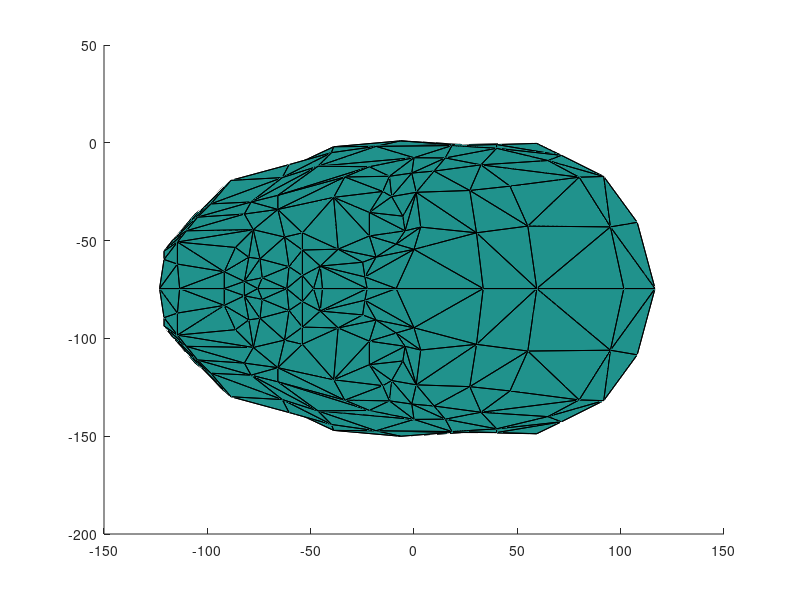

Write MATLAB code to recreate this figure.
function head()
% skull
skull_point=[0  1.708 -0.0435;
       0 1.655 0.04322;
       0 1.486 0.02335;
       0 1.694 0.007789;
       0 1.631 0.051;
       0 1.524 -0.102;
       0.04 1.51 -0.07278;
       0.04029 1.514 -0.08254;
       0.03528 1.502 -0.05013;
       0.03479 1.517 -0.09269;
       0.0116 1.494 0.03382;
       0.01946 1.52 0.03421;
       0.02204 1.494 0.0272;
       0.02734 1.498 0.02215;
       0.02788 1.528 0.03084;
       0.0338 1.503 0.0124;
       0.04008 1.509 0.002821;
       0.05122 1.518 -0.02784;
       0.05867 1.544 -0.03316;
       0.06433 1.563 -0.03678;
       0.06732 1.583 -0.03683;
       0.06769 1.617 -0.03436;
       0.06641 1.637 -0.03046;
       0.06818 1.637 -0.04285;
       0.06308 1.666 -0.04036;
       0.05305 1.685 -0.03987;
       0.03136 1.7 -0.0413;
       0.02919 1.688 0.0091;
       0.05272 1.674 -0.001657;
       0.06061 1.66 -0.0101;
       0.05254 1.541 -0.01363;
       0.04099 1.527 0.008832;
       0.03528 1.524 0.02097;
       0.05792 1.557 -0.004307;
       0.04413 1.539 0.0149;
       0.03746 1.539 0.02656;
       0.003407 1.524 0.04155;
       0.01481 1.526 0.03912;
       0.005112 1.532 0.04358;
       0.02438 1.542 0.03578;
       0.02636 1.55 0.03808;
       0.006135 1.55 0.0545;
       0 1.559 0.05502;
       0.02958 1.651 0.03965;
       0.04847 1.643 0.02895;
       0.05856 1.63 0.01803;
       0.06182 1.614 0.008199;
       0.06194 1.6 0.002668;
       0.01489 1.583 0.04109;
       0.05282 1.569 0.02821;
       0.05767 1.58 0.0184;
       0.04643 1.625 0.03705;
       0.0264 1.628 0.04807;
       0.0556 1.609 0.02579;
       0.05467 1.599 0.02153;
       0.05316 1.589 0.0207;
       0.03603 1.58 0.03536;
       0.04597 1.586 0.02904;
       0.02106 1.592 0.03748;
       0.03428 1.595 0.03294;
       0.06808 1.617 -0.06112;
       0.06714 1.564 -0.07003;
       0.06993 1.594 -0.08238;
       0.05324 1.536 -0.05922;
       0.04904 1.521 -0.05132;
       0.04758 1.514 -0.03107;
       0.03539 1.503 -0.00093;
       0.02999 1.498 0.006194;
       0.02308 1.492 0.01628;
       0.01772 1.488 0.02135;
       0.01378 1.488 0.02484;
       0.04349 1.512 -0.03987;
       0.02308 1.499 -0.02088;
       0 1.487 -0.018;
       0.04795 1.531 -0.08973;
       0.05739 1.555 -0.0982;
       0.06815 1.622 -0.107;
       0.06872 1.655 -0.08466;
       0.05233 1.678 -0.09642;
       0.05334 1.631 -0.1239;
       0.05011 1.581 -0.1193;
       0.04359 1.551 -0.1067;
       0.03839 1.528 -0.09652;
       0.03399 1.636 -0.1304;
       0.03224 1.685 -0.1024;
       0 1.557 -0.1126;
       0.01864 1.566 0.04105;
       0.0249 1.58 0.0387;
       0.02735 1.596 0.03552;
       0.04317 1.564 0.03643;
       0.01246 1.577 0.04276;
       0.04354 1.59 0.02822;
       0.04557 1.601 0.03652;
       0.0291 1.603 0.04274;
       0.01856 1.6 0.04349;
       0 1.579 0.04893;
       0.01064 1.558 0.04476;
       0.005501 1.578 0.04574;
       0.01405 1.531 0.04152;
       0.01037 1.544 0.04266;
       0 1.515 0.03836;
       0.00797 1.515 0.03774;
       0.01824 1.55 0.04063;
       -0.0249 1.58 0.0387;
       -0.04354 1.59 0.02822;
       -0.0291 1.603 0.04274;
       -0.04317 1.564 0.03643;
       -0.04597 1.586 0.02904;
       -0.05316 1.589 0.0207;
       -0.01824 1.55 0.04063;
       -0.01246 1.577 0.04276;
       -0.006135 1.55 0.0545;
       -0.01037 1.544 0.04266;
       -0.02636 1.55 0.03808;
       -0.03428 1.595 0.03294;
       -0.02735 1.596 0.03552;
       -0.03603 1.58 0.03536;
       -0.05282 1.569 0.02821;
       -0.05767 1.58 0.0184;
       -0.01864 1.566 0.04105;
       -0.01489 1.583 0.04109;
       -0.0556 1.609 0.02579;
       -0.04557 1.601 0.03652;
       -0.02106 1.592 0.03748;
       -0.01856 1.6 0.04349;
       -0.005501 1.578 0.04574;
       -0.01064 1.558 0.04476;
       0 1.592 0.04694;
       -0.06182 1.614 0.008199;
       -0.05467 1.599 0.02153;
       -0.06194 1.6 0.002668;
       -0.05792 1.557 -0.004307;
       -0.04413 1.539 0.0149;
       -0.03746 1.539 0.02656;
       -0.04099 1.527 0.008832;
       -0.03528 1.524 0.02097;
       -0.02788 1.528 0.03084;
       0 1.53 0.04236;
       -0.005112 1.532 0.04358;
       -0.01481 1.526 0.03912;
       -0.01946 1.52 0.03421;
       0 1.495 0.0348;
       -0.0116 1.494 0.03382;
       -0.02734 1.498 0.02215;
       -0.0338 1.503 0.0124;
       -0.01772 1.488 0.02135;
       -0.02308 1.492 0.01628;
       -0.02999 1.498 0.006194;
       -0.01405 1.531 0.04152;
       -0.003407 1.524 0.04155;
       -0.02204 1.494 0.0272;
       -0.00797 1.515 0.03774;
       -0.02438 1.542 0.03578;
       0 1.543 0.04432;
       0 1.555 0.05692;
       0.02295 1.492 -0.02694;
       0.007322 1.489 -0.01677;
       -0.05254 1.541 -0.01363;
       -0.04008 1.509 0.002821;
       -0.05122 1.518 -0.02784;
       -0.03539 1.503 -0.00093;
       -0.01378 1.488 0.02484;
       -0.02308 1.499 -0.02088;
       -0.04349 1.512 -0.03987;
       -0.05867 1.544 -0.03316;
       -0.06433 1.563 -0.03678;
       -0.06732 1.583 -0.03683;
       -0.06769 1.617 -0.03436;
       -0.05856 1.63 0.01803;
       -0.04847 1.643 0.02895;
       -0.04643 1.625 0.03705;
       -0.02958 1.651 0.03965;
       -0.0264 1.628 0.04807;
       -0.02919 1.688 0.0091;
       -0.05272 1.674 -0.001657;
       -0.06641 1.637 -0.03046;
       -0.06061 1.66 -0.0101;
       -0.03136 1.7 -0.0413;
       -0.05305 1.685 -0.03987;
       -0.06308 1.666 -0.04036;
       -0.06818 1.637 -0.04285;
       -0.06808 1.617 -0.06112;
       -0.06993 1.594 -0.08238;
       -0.06714 1.564 -0.07003;
       -0.05324 1.536 -0.05922;
       -0.04904 1.521 -0.05132;
       -0.04795 1.531 -0.08973;
       -0.05739 1.555 -0.0982;
       -0.06815 1.622 -0.107;
       -0.06872 1.655 -0.08466;
       -0.05233 1.678 -0.09642;
       -0.03224 1.685 -0.1024;
       0 1.69 -0.1047;
       0 1.64 -0.1342;
       -0.05334 1.631 -0.1239;
       -0.05011 1.581 -0.1193;
       -0.04359 1.551 -0.1067;
       -0.03839 1.528 -0.09652;
       -0.03528 1.502 -0.05013;
       -0.04 1.51 -0.07278;
       -0.04029 1.514 -0.08254;
       -0.03479 1.517 -0.09269;
       -0.02295 1.492 -0.02694;
       -0.007322 1.489 -0.01677;
       0 1.588 -0.1329;
       -0.03399 1.636 -0.1304;
       -0.04758 1.514 -0.03107;
       -0.03428 1.595 0.03294;
       -0.02106 1.592 0.03748;
       -0.02735 1.596 0.03552;
       -0.0249 1.58 0.0387;
       -0.01489 1.583 0.04109;
       -0.04597 1.586 0.02904;
       -0.04354 1.59 0.02822;
       -0.03603 1.58 0.03536;
       -0.05856 1.63 0.01803;
       -0.06182 1.614 0.008199;
       -0.02788 1.528 0.03084;
       -0.005112 1.532 0.04358;
       -0.01405 1.531 0.04152;
       -0.00797 1.515 0.03774;
       -0.01946 1.52 0.03421;
       -0.05867 1.544 -0.03316;
       -0.06433 1.563 -0.03678;
       -0.06732 1.583 -0.03683;
       -0.06769 1.617 -0.03436;
       -0.04847 1.643 0.02895;
       -0.02958 1.651 0.03965;
       -0.05324 1.536 -0.05922;
       -0.04795 1.531 -0.08973;
       -0.03839 1.528 -0.09652;
       0.02106 1.592 0.03748;
       0.01489 1.583 0.04109;
       0.0249 1.58 0.0387;
       0.03603 1.58 0.03536;
       0.04354 1.59 0.02822;
       0.03428 1.595 0.03294;
       0.02735 1.596 0.03552;
       0.02788 1.528 0.03084;
       0.01405 1.531 0.04152;
       0 1.53 0.04236;
       0 1.515 0.03836;
       0.00797 1.515 0.03774;
       0.01946 1.52 0.03421;
       0.005112 1.532 0.04358;
       0 1.655 0.04322;
       0.02958 1.651 0.03965;
       0.04847 1.643 0.02895;
       0.05856 1.63 0.01803;
       0.06182 1.614 0.008199;
       0.06769 1.617 -0.03436;
       0.06732 1.583 -0.03683;
       0.06433 1.563 -0.03678;
       0.05867 1.544 -0.03316;
       0.05324 1.536 -0.05922;
       0.04795 1.531 -0.08973;
       0.03839 1.528 -0.09652;
       0 1.524 -0.102 ];
   
s = skull_point;
skull_point(:,1) = s(:,2);
skull_point(:,2) = s(:,1);
skull_point(:,3) = s(:,3);
skull_point = 1080*skull_point;
skull_point(:,1) = skull_point(:,1) - (1600*1080/1000);
skull_point(:,2) = skull_point(:,2) - (69*1080/1000);%70 avant
skull_point(:,3) = skull_point(:,3) - (22*1080/1000);%8 avant

points=[skull_point];

s0=1;
[s16,tmp]=size(skull_point);s16=s16+s0;

%%%%%%%%%%%%%%%%%%%%%% Start polygons section %%%%%%%%%%%%%%%


skull_polygons= [ 48, 87, 58 ; 
	     91, 92, 59 ; 
	     59, 92, 88 ; 
	     88, 93, 231 ;
	     232, 86, 233 ; 
	     86, 89, 233 ; 
	     89, 57, 56 ; 
	     49, 55, 57 ;
	     102, 86, 96 ; 
	     86, 90, 96 ; 
	     97, 95, 96 ; 
	     97, 127, 95 ;
	     41, 96, 154 ; 
	     41, 102, 96 ;
	     99, 102, 41 ; 
	     153, 99, 41 ;
	     102, 40, 86 ; 
	     234, 235, 236 ; 
	     87, 237, 58 ; 
	     56, 57, 91 ;
	     87, 234, 237 ; 
	     234, 236, 237 ; 
	     89, 49, 57 ; 
	     49, 50, 55 ;
	     40, 89, 86 ; 
	     89, 56, 233 ; 
	     232, 90, 86 ; 
	     90, 97, 96 ;
	     92, 93, 88 ; 
	     93, 94, 231 ; 
	     232, 231, 94 ; 
	     97, 90, 232 ;
	     96, 42, 154 ; 
	     95, 42, 96 ; 
	     53, 46, 45 ; 
	     53, 45, 51 ;
	     53, 51, 92 ; 
	     92, 51, 52 ; 
	     92, 52, 93 ; 
	     94, 93, 52 ;
	     94, 52, 4 ; 
	     97, 232, 94 ; 
	     54, 47, 46 ; 
	     54, 46, 53 ;
	     55, 47, 54 ; 
	     50, 47, 55 ; 
	     34, 33, 50 ; 
	     34, 50, 49 ;
	     35, 34, 49 ; 
	     35, 49, 89 ; 
	     35, 89, 40 ; 
	     99, 39, 102 ;
	     39, 35, 40 ; 
	     31, 34, 35 ; 
	     31, 35, 32 ; 
	     14, 32, 35 ;
	     14, 35, 39 ; 
	     14, 39, 98 ; 
	     137, 38, 153 ; 
	     38, 99, 153 ;
	     38, 98, 99 ; 
	     37, 238, 239 ; 
	     11, 238, 37 ; 
	     101, 37, 36 ;
	     241, 141, 242 ; 
	     10, 12, 242 ; 
	     12, 13, 14 ; 
	     12, 14, 243 ;
	     13, 15, 32 ; 
	     13, 32, 14 ; 
	     15, 16, 31 ; 
	     15, 31, 32 ;
	     2, 70, 10 ; 
	     2, 10, 141 ; 
	     70, 69, 12 ; 
	     70, 12, 10 ;
	     69, 68, 13 ; 
	     69, 13, 12 ; 
	     68, 67, 15 ; 
	     68, 15, 13 ;
	     67, 66, 16 ; 
	     67, 16, 15 ; 
	     98, 39, 99 ; 
	     101, 11, 37 ;
	     100, 101, 36 ; 
	     36, 244, 240 ; 
	     141, 10, 242 ; 
	     12, 243, 242 ;
	     36, 37, 239 ; 
	     36, 239, 244 ; 
	     57, 55, 91 ; 
	     55, 54, 91 ;
	     39, 40, 102 ; 
	     123, 103, 120 ; 
	     114, 122, 104 ; 
	     115, 122, 114 ;
	     208, 105, 115 ; 
	     210, 119, 211 ; 
	     210, 106, 119 ; 
	     116, 107, 106 ;
	     107, 108, 117 ; 
	     126, 119, 109 ; 
	     126, 110, 119 ; 
	     126, 95, 125 ;
	     95, 127, 125 ; 
	     154, 126, 111 ; 
	     126, 109, 111 ; 
	     111, 109, 112 ;
	     111, 112, 153 ; 
	     119, 113, 109 ; 
	     207, 213, 214 ; 
	     123, 209, 103 ;
	     213, 212, 214 ; 
	     209, 214, 103 ; 
	     209, 207, 214 ; 
	     107, 117, 106 ;
	     108, 118, 117 ; 
	     119, 106, 113 ; 
	     210, 116, 106 ; 
	     119, 110, 211 ;
	     126, 125, 110 ; 
	     115, 105, 122 ; 
	     208, 124, 105 ; 
	     124, 208, 211 ;
	     211, 110, 125 ; 
	     154, 42, 126 ; 
	     126, 42, 95 ; 
	     168, 128, 121 ;
	     170, 168, 121 ; 
	     122, 170, 121 ; 
	     172, 170, 122 ; 
	     105, 172, 122 ;
	     172, 105, 124 ; 
	     4, 172, 124 ; 
	     124, 211, 125 ; 
	     128, 130, 129 ;
	     121, 128, 129 ; 
	     129, 130, 108 ; 
	     108, 130, 118 ; 
	     118, 131, 132 ;
	     117, 118, 132 ; 
	     117, 132, 133 ; 
	     106, 117, 133 ; 
	     113, 106, 133 ;
	     109, 152, 112 ; 
	     113, 133, 152 ; 
	     133, 132, 134 ; 
	     135, 133, 134 ;
	     133, 135, 136 ; 
	     152, 133, 136 ; 
	     148, 152, 136 ; 
	     153, 138, 137 ;
	     153, 112, 138 ; 
	     112, 148, 138 ; 
	     219, 217, 139 ; 
	     36, 240, 149 ;
	     139, 217, 140 ; 
	     149, 139, 151 ; 
	     36, 149, 100 ; 
	     220, 141, 241 ;
	     220, 150, 142 ; 
	     136, 143, 150 ; 
	     221, 136, 150 ; 
	     135, 144, 143 ;
	     136, 135, 143 ; 
	     134, 158, 144 ; 
	     135, 134, 144 ; 
	     142, 161, 2 ;
	     141, 142, 2 ; 
	     150, 145, 161 ; 
	     142, 150, 161 ; 
	     143, 146, 145 ;
	     150, 143, 145 ; 
	     144, 147, 146 ; 
	     143, 144, 146 ; 
	     158, 160, 147 ;
	     144, 158, 147 ; 
	     112, 152, 148 ; 
	     139, 140, 151 ; 
	     149, 151, 100 ;
	     240, 218, 149 ; 
	     220, 142, 141 ; 
	     220, 221, 150 ; 
	     219, 139, 149 ;
	     218, 219, 149 ; 
	     104, 108, 107 ; 
	     104, 129, 108 ; 
	     109, 113, 152 ;
	     153, 41, 111 ;
	     129, 104, 122 ; 
	     129, 122, 121 ; 
	     91, 54, 92 ;
	     54, 53, 92 ; 
	     97, 94, 127 ; 
	     127, 94, 4 ; 
	     125, 127, 124 ;
	     127, 4, 124 ; 
	     154, 111, 41 ; 
	     31, 30, 33 ; 
	     31, 33, 34 ;
	     16, 17, 30 ; 
	     16, 30, 31 ; 
	     66, 65, 17 ; 
	     66, 17, 16 ;
	     2, 73, 156 ; 
	     2, 156, 70 ; 
	     156, 72, 66 ; 
	     156, 66, 67 ;
	     156, 67, 68 ; 
	     156, 68, 69 ; 
	     156, 69, 70 ; 
	     72, 71, 65 ;
	     72, 65, 66 ; 
	     17, 18, 30 ; 
	     45, 44, 51 ; 
	     51, 44, 43 ;
	     51, 43, 52 ; 
	     52, 43, 1 ; 
	     52, 1, 4 ; 
	     245, 246, 27 ;
	     245, 27, 3 ; 
	     246, 247, 28 ; 
	     246, 28, 27 ; 
	     248, 22, 29 ;
	     248, 29, 28 ; 
	     248, 28, 247 ; 
	     27, 26, 0 ; 
	     27, 0, 3 ;
	     27, 28, 25 ; 
	     27, 25, 26 ; 
	     29, 24, 25 ; 
	     29, 25, 28 ;
	     22, 23, 24 ; 
	     22, 24, 29 ; 
	     249, 250, 22 ; 
	     249, 22, 248 ;
	     250, 60, 23 ; 
	     250, 23, 22 ; 
	     17, 254, 18 ; 
	     65, 254, 17 ;
	     71, 64, 65 ; 
	     63, 74, 75 ; 
	     63, 75, 61 ; 
	     64, 255, 254 ;
	     75, 62, 61 ; 
	     62, 76, 60 ; 
	     76, 77, 23 ; 
	     76, 23, 60 ;
	     77, 24, 23 ; 
	     77, 78, 25 ; 
	     77, 25, 24 ; 
	     78, 84, 26 ;
	     78, 26, 25 ; 
	     84, 192, 0 ; 
	     84, 0, 26 ; 
	     84, 83, 193 ;
	     84, 193, 192 ; 
	     79, 83, 84 ; 
	     79, 84, 78 ; 
	     76, 79, 78 ;
	     76, 78, 77 ; 
	     80, 83, 79 ; 
	     80, 204, 83 ; 
	     75, 81, 80 ;
	     81, 85, 204 ; 
	     81, 204, 80 ; 
	     74, 81, 75 ; 
	     74, 82, 81 ;
	     82, 5, 85 ; 
	     82, 85, 81 ; 
	     155, 8, 71 ; 
	     155, 71, 72 ;
	     8, 6, 64 ; 
	     8, 64, 71 ; 
	     6, 7, 255 ; 
	     6, 255, 64 ;
	     7, 9, 256 ; 
	     7, 256, 255 ; 
	     9, 257, 256 ; 
	     73, 155, 156 ;
	     155, 72, 156 ; 
	     204, 193, 83 ; 
	     64, 254, 65 ; 
	     131, 157, 134 ;
	     132, 131, 134 ; 
	     157, 159, 158 ; 
	     134, 157, 158 ; 
	     159, 206, 160 ;
	     158, 159, 160 ; 
	     203, 73, 2 ; 
	     161, 203, 2 ; 
	     160, 162, 203 ;
	     147, 160, 203 ; 
	     146, 147, 203 ; 
	     145, 146, 203 ; 
	     161, 145, 203 ;
	     206, 163, 162 ; 
	     160, 206, 162 ; 
	     157, 164, 159 ; 
	     170, 169, 168 ;
	     171, 169, 170 ; 
	     172, 171, 170 ; 
	     1, 171, 172 ; 
	     4, 1, 172 ;
	     173, 227, 245 ; 
	     3, 173, 245 ; 
	     174, 226, 227 ; 
	     173, 174, 227 ;
	     176, 175, 215 ; 
	     174, 176, 215 ; 
	     226, 174, 215 ; 
	     0, 177, 173 ;
	     3, 0, 173 ; 
	     178, 174, 173 ; 
	     177, 178, 173 ; 
	     178, 179, 176 ;
	     174, 178, 176 ; 
	     179, 180, 175 ; 
	     176, 179, 175 ; 
	     175, 225, 216 ;
	     215, 175, 216 ; 
	     180, 181, 225 ; 
	     175, 180, 225 ; 
	     164, 228, 159 ;
	     159, 228, 206 ; 
	     206, 185, 163 ; 
	     187, 186, 184 ; 
	     183, 187, 184 ;
	     228, 229, 185 ; 
	     183, 182, 187 ; 
	     181, 188, 182 ; 
	     180, 189, 188 ;
	     181, 180, 188 ; 
	     180, 179, 189 ; 
	     178, 190, 189 ; 
	     179, 178, 189 ;
	     177, 191, 190 ; 
	     178, 177, 190 ; 
	     0, 192, 191 ; 
	     177, 0, 191 ;			  
	     193, 205, 191 ; 
	     192, 193, 191 ; 
	     191, 205, 194 ; 
	     190, 191, 194 ;
	     190, 194, 188 ; 
	     189, 190, 188 ; 
	     194, 205, 195 ; 
	     205, 204, 195 ;
	     195, 196, 187 ; 
	     204, 85, 196 ; 
	     195, 204, 196 ; 
	     187, 196, 186 ;
	     196, 197, 186 ; 
	     85, 5, 197 ; 
	     196, 85, 197 ; 
	     163, 198, 202 ;
	     162, 163, 202 ; 
	     185, 199, 198 ; 
	     163, 185, 198 ; 
	     229, 200, 199 ;
	     185, 229, 199 ; 
	     230, 201, 200 ; 
	     229, 230, 200 ; 
	     230, 257, 201 ;
	     203, 202, 73 ; 
	     203, 162, 202 ; 
	     205, 193, 204 ; 
	     206, 228, 185 ;
	     198, 8, 155 ; 
	     198, 155, 202 ; 
	     155, 73, 202 ; 
	     199, 6, 8 ;
	     199, 8, 198 ; 
	     7, 6, 199 ; 
	     7, 199, 200 ; 
	     201, 9, 7 ;
	     201, 7, 200 ; 
	     201, 257, 9 ; 
	     188, 194, 195 ; 
	     188, 195, 182 ;
	     195, 187, 182 ; 
	     80, 79, 76 ; 
	     80, 62, 75 ; 
	     80, 76, 62 ;
	     47, 50, 33 ; 
	     131, 118, 130 ; 
	     20, 21, 47 ; 
	     21, 46, 47 ;
	     20, 33, 19 ; 
	     20, 47, 33 ; 
	     33, 30, 19 ; 
	     30, 18, 19 ;
	     62, 60, 251 ; 
	     60, 250, 251 ; 
	     252, 61, 251 ; 
	     61, 62, 251 ;
	     252, 63, 61 ; 
	     252, 253, 63 ; 
	     166, 130, 167 ; 
	     130, 128, 167 ;
	     166, 131, 130 ; 
	     166, 165, 131 ; 
	     165, 157, 131 ; 
	     165, 164, 157 ;
	     224, 181, 182 ; 
	     224, 225, 181 ; 
	     224, 183, 223 ; 
	     224, 182, 183 ;
	     183, 184, 223 ; 
	     184, 222, 223];
polygons=[skull_polygons+s0];

skull_start = 1;
% [skull_end,tmp] = size(skull_polygons);
% skull_end=skull_end+skull_start-1;



%%%%%%%%%%%%%%%%%%%%%% Start display section %%%%%%%%%%%%%%%

[number_of_patches,d]=size(polygons);
% [number_of_points,b]=size(points);

    px=zeros(number_of_patches,3);
    py=zeros(number_of_patches,3);
    pz=zeros(number_of_patches,3);
%     pc=zeros(number_of_patches,3);
%     px2=zeros(number_of_patches,3);
%     py2=zeros(number_of_patches,3);
%     pz2=zeros(number_of_patches,3);
    pc=zeros(number_of_patches,3);
    for i=1:number_of_patches,
      px(i,1)=points((polygons(i,1)),1);
      px(i,2)=points((polygons(i,2)),1);
      px(i,3)=points((polygons(i,3)),1);
      py(i,1)=points((polygons(i,1)),2);
      py(i,2)=points((polygons(i,2)),2);
      py(i,3)=points((polygons(i,3)),2);
      pz(i,1)=points((polygons(i,1)),3);
      pz(i,2)=points((polygons(i,2)),3);
      pz(i,3)=points((polygons(i,3)),3);
      pc(i,:)=[1 1 1];
    end
    
%     figure_handle=figure(1);

% comment/uncomment the following lines as you wish:
% clf
  % plot 3D points
%   plot3(points(:,1),points(:,2),points(:,3),'bx','markersize',1)
    
  % plot polygon's lines 
%    line(px(:,:)',py(:,:)',pz(:,:)','color','b');
    
   % fills a polygon with a given color
   patch(px(:,:)',py(:,:)',pz(:,:)',pc(:,:)');
   % If using this, you might want to render in z-buffer
   %  mode for lighting effects
%    set(figure_handle,'Renderer','opengl')
%    light('color','w')
%    light('color','c','position',[-1 5 0.2])

%     xlabel('X');
%     ylabel('Y');
%     zlabel('Z');
    
%shading flat                                                         % select one for use with 
% shading interp                                                       % the patch option

% axis equal
end    
